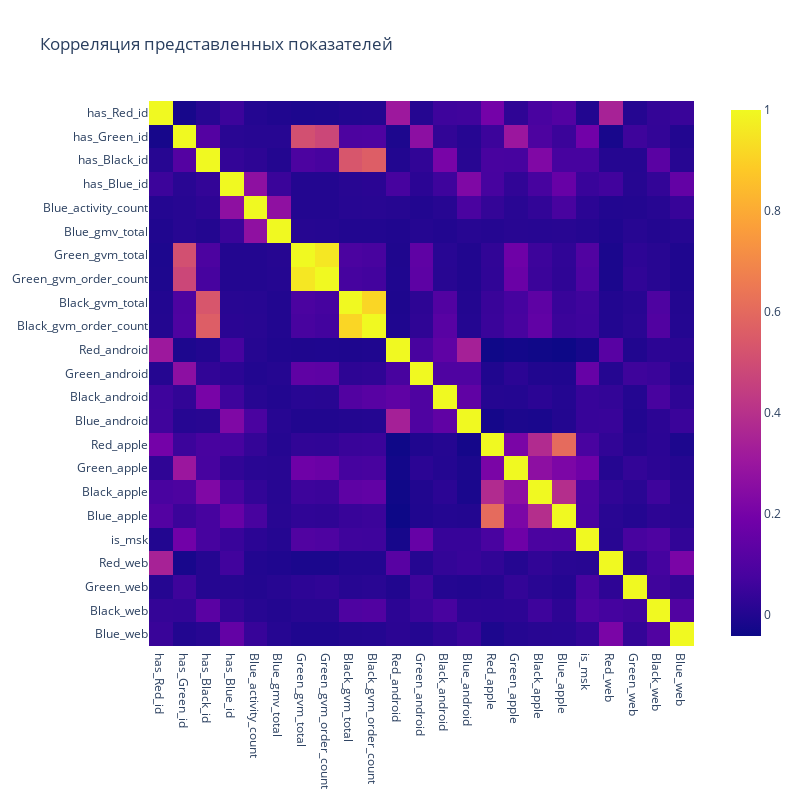

The code cell stored with this chart in its notebook:
### Code cell
# построим матрицу корреляции, для рассмотрения зависимости признаков между различными компаниями

fig = px.imshow(df.corr(),width=800, height=800, title='Корреляция представленных показателей')
fig.show()

### Figure 1 — Plotly figure (JSON) as saved in the notebook; plotly's stock layout.template omitted (floating-point values rounded to 4 significant figures; data arrays with more than 128 entries replaced by an {"elided": "..."} marker saying what was removed)
{"data": [{"coloraxis": "coloraxis", "hovertemplate": "x: %{x}<br>y: %{y}<br>color: %{z}<extra></extra>", "name": "0", "type": "heatmap", "x": ["has_Red_id", "has_Green_id", "has_Black_id", "has_Blue_id", "Blue_activity_count", "Blue_gmv_total", "Green_gvm_total", "Green_gvm_order_count", "Black_gvm_total", "Black_gvm_order_count", "Red_android", "Green_android", "Black_android", "Blue_android", "Red_apple", "Green_apple", "Black_apple", "Blue_apple", "is_msk", "Red_web", "Green_web", "Black_web", "Blue_web"], "xaxis": "x", "y": ["has_Red_id", "has_Green_id", "has_Black_id", "has_Blue_id", "Blue_activity_count", "Blue_gmv_total", "Green_gvm_total", "Green_gvm_order_count", "Black_gvm_total", "Black_gvm_order_count", "Red_android", "Green_android", "Black_android", "Blue_android", "Red_apple", "Green_apple", "Black_apple", "Blue_apple", "is_msk", "Red_web", "Green_web", "Black_web", "Blue_web"], "yaxis": "y", "z": {"elided": "23x23 float values"}}], "layout": {"coloraxis": {"colorscale": [[0, "#0d0887"], [0.1111, "#46039f"], [0.2222, "#7201a8"], [0.3333, "#9c179e"], [0.4444, "#bd3786"], [0.5556, "#d8576b"], [0.6667, "#ed7953"], [0.7778, "#fb9f3a"], [0.8889, "#fdca26"], [1, "#f0f921"]]}, "height": 800, "title": {"text": "Корреляция представленных показателей"}, "width": 800, "xaxis": {"anchor": "y", "constrain": "domain", "domain": [0, 1], "scaleanchor": "y"}, "yaxis": {"anchor": "x", "autorange": "reversed", "constrain": "domain", "domain": [0, 1]}}}
